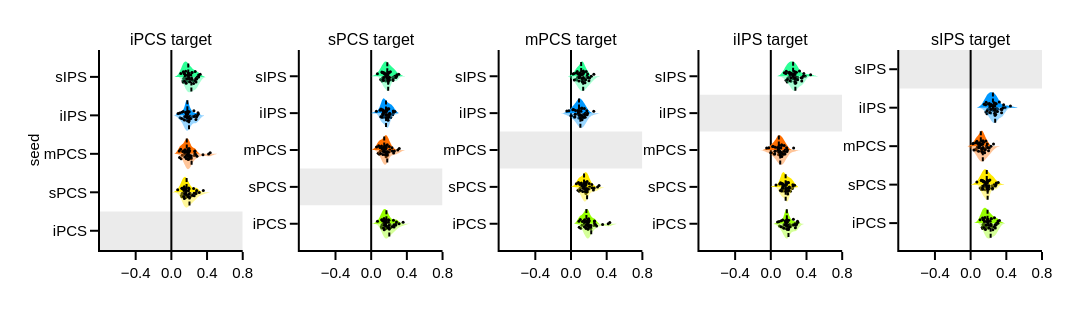
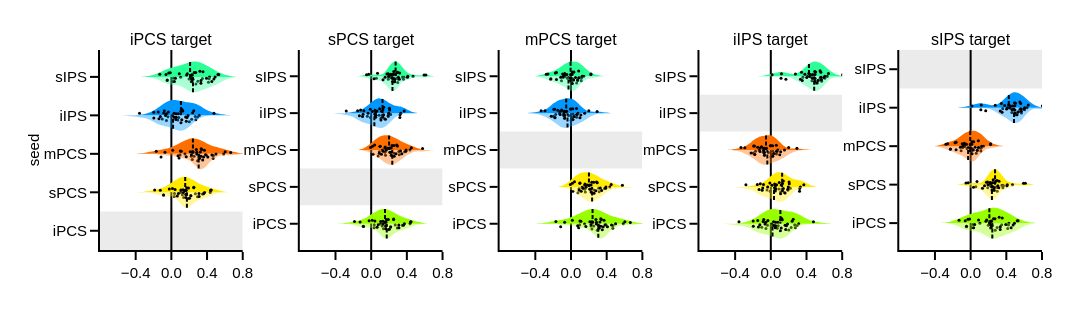

These figures' notebook cell, in order:
### Markdown cell above
# Plots

### Code cell
for corr_type in corr_types :
    if corr_type == 'full_corr': 
        corr_type2 = 'full-corr' 
        suffix = '_legacy'
    elif corr_type == 'partial_corr': 
        corr_type2 = 'partial-corr'
        suffix = ''

    cor_dir = '{}/{}/derivatives/pp_data/{}/{}/rest/{}/tables'.format(main_dir, project_dir, subject, format_, corr_type)
    cor_r_lh_fn = '{}/seed-task_by_macror-task_{}_r_report_ipsi_lh{}.tsv'.format(cor_dir, corr_type2, suffix)
    cor_r_rh_fn = '{}/seed-task_by_macror-task_{}_r_report_ipsi_rh{}.tsv'.format(cor_dir, corr_type2, suffix)

    cor_r_lh_df = pd.read_table(cor_r_lh_fn, sep="\t")
    cor_r_rh_df = pd.read_table(cor_r_rh_fn, sep="\t")


    fig = prf_contra_corr_violins_plot(cor_r_lh_df=cor_r_lh_df, cor_r_rh_df=cor_r_rh_df, figure_info=analysis_info)

    fig_dir = '/Users/uriel/Library/CloudStorage/Dropbox/retinomaps/figures/material/resting_state/violins'
    fig_fn = "{}/{}_violons.pdf".format(fig_dir, corr_type)
    fig.write_image(fig_fn)
    fig.show()
